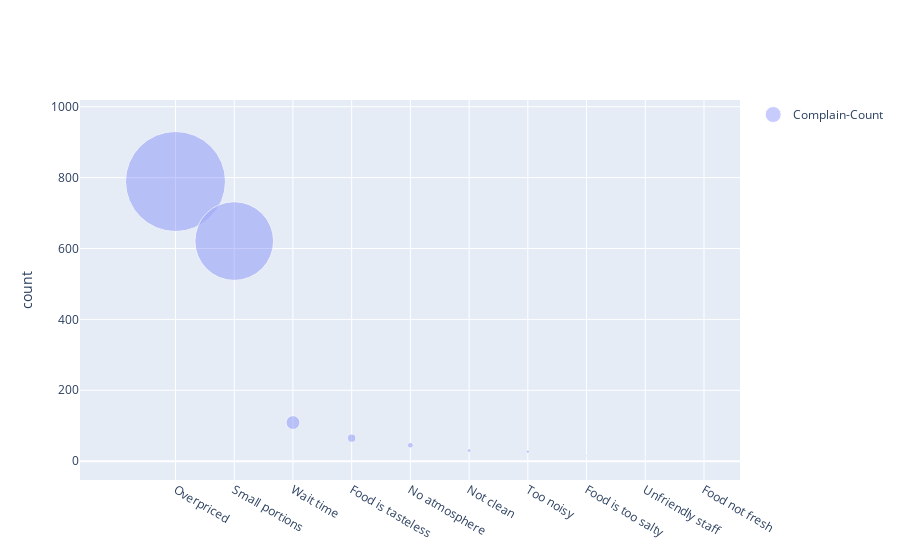

Notebook code for this chart:
### Code cell
fig1 = go.Figure()
fig1.add_trace(go.Scatter(x=df['complaint'], y=df['count'],
                         mode='markers',marker_size=100.0*df['norms'],
                         opacity=0.5,name='Complain-Count',
                        showlegend=True))
fig1.update_yaxes(title='count')

### Figure 1 — Plotly figure (JSON) as saved in the notebook; plotly's stock layout.template omitted (floating-point values rounded to 4 significant figures)
{"data": [{"marker": {"size": [100, 78.71, 13.81, 8.238, 5.703, 3.802, 3.422, 1.901, 1.521, 1.141]}, "mode": "markers", "name": "Complain-Count", "opacity": 0.5, "showlegend": true, "type": "scatter", "x": ["Overpriced", "Small portions", "Wait time", "Food is tasteless", "No atmosphere", "Not clean", "Too noisy", "Food is too salty", "Unfriendly staff", "Food not fresh"], "y": [789, 621, 109, 65, 45, 30, 27, 15, 12, 9]}], "layout": {"yaxis": {"title": {"text": "count"}}}}
